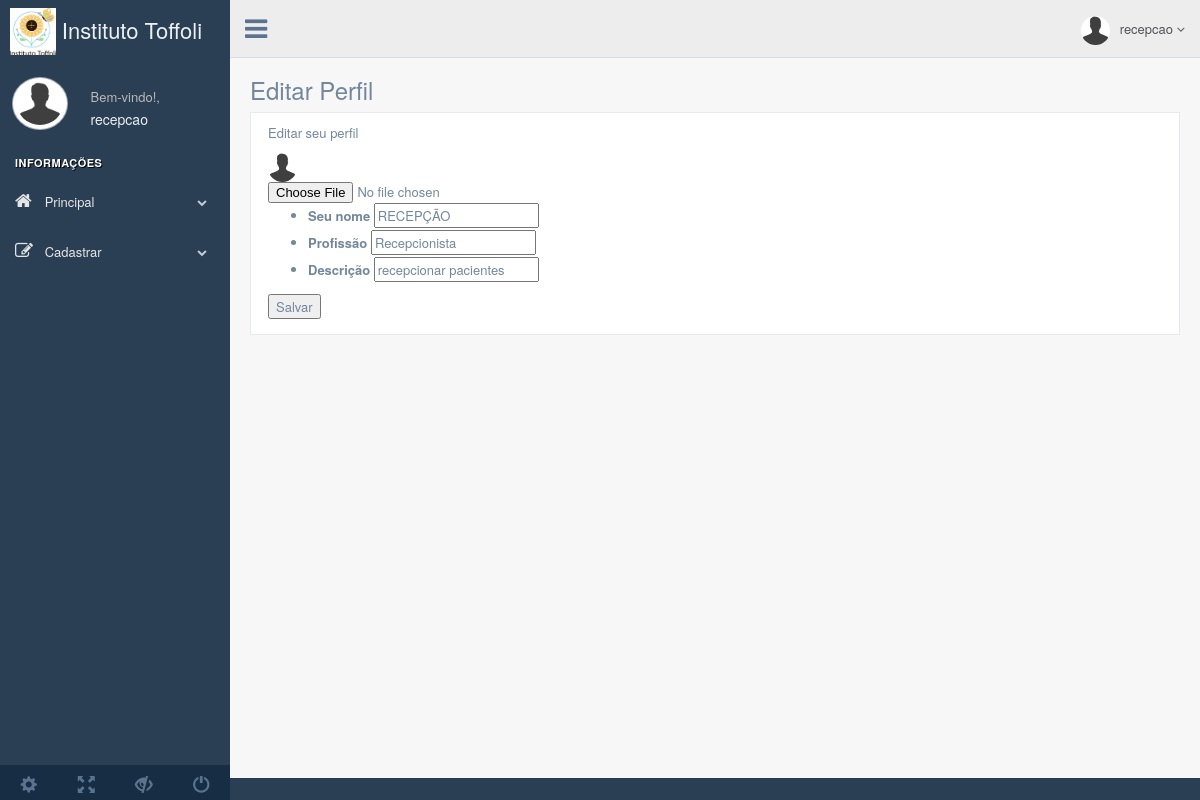
Page /editar_perfil/ (signed in) on the committed database.
### usuarios/models.py (models this page shows, shortened)
class Profile(models.Model):
    user = models.OneToOneField(User, on_delete=models.CASCADE)
    name = models.CharField(default='Nome genérico', max_length=200, null=True)
    title = models.CharField(default = 'Terapeuta', max_length=200, null=True)
    desc_text = 'Terapeuta com consultas'
    desc = models.CharField(default = desc_text, max_length=200, null=True)
    profile_img = models.ImageField(default = 'default-user.png', upload_to= 'images', null=True, blank = True)

### usuarios/views.py (the view)
# urls.py: path('editar_perfil/', views.editar_perfil, name='editar_perfil'),
def editar_perfil(request):
    if request.method == 'POST':
        form = ProfileForm(request.POST, request.FILES, instance=request.user.profile)
        if form.is_valid():
            form.save()
            return redirect('perfil')
    else:
        form = ProfileForm(instance=request.user.profile)
    context = {'form':form}
    return render(request, 'editar_perfil.html', context)

### usuarios/forms.py
class ProfileForm(ModelForm):
    class Meta:
        model = Profile
        fields = '__all__'
        exclude = ['user']
        widgets = {
            'profile_img': FileInput(),
        }

### usuarios/templates/editar_perfil.html (shortened to what this page needs)
{% extends 'componentes/base_site.html' %}
{% block content %}
<div class="right_col" role="main">
    <div class="">
        <div class="page-title">
            <div class="title_left">
                <h3>Editar Perfil</h3>
            </div>
        </div>
        <div class="clearfix"></div>
        <div class="row">
            <div class="col-md-12 col-sm-12 col-xs-12">
                <div class="x_panel">
                    <main class="main-container">
                        <form class = 'container' action="" method="POST" enctype="multipart/form-data">
                            <div class="user-profile">
                                <p class="profile-page-heading">Editar seu perfil</p>
                                <img src="{{user.profile.profile_img.url}}" alt="user-image" width="" srcset="">
                                {{form.profile_img}}
                            </div>
                            <div class="user-content-container user-profile-form-container">
                                <ul>
                                    <li class="name">
                                        <label for="user-name">Seu nome</label>
                                        {{form.name}}
                                    </li>
                                    <li class="title">
                                        <label for="user-title">Profissão</label>
                                        {{form.title}}
                                    </li>
                                    <li class="desc">
                                        <label for="user-desc">Descrição</label>
                                        {{form.desc}}
                                    </li>
                                </ul>
                                <button class="profile-save-button"> Salvar </button>
                            </div>
                        </form>
                </main>
        </div>
    </div>
    {% endblock %}

### app/templates/componentes/sidebar.html (shortened to what this page needs)
{% load static %}
<div class="left_col scroll-view">
  <div class="navbar nav_title" style="border: 0;">
    <a href="{% url 'calendario:calendar' %}" class="site_title">
      <img src="{% static 'images/institutoToffoli-branco.jpeg' %}" alt="Instituto Toffoli Logo" class="img-fluid" style="max-height: 50px;">
    </i> <span>Instituto Toffoli</span></a>
  </div>
  <div class="profile clearfix">
    <div class="profile_pic">
      <img src="{{user.profile.profile_img.url}}" alt="..." class="img-circle profile_img">
    </div>
    <div class="profile_info">
      <span>Bem-vindo!,</span>
      <h2>{{user}}</h2>
    </div>
  </div>
  <br />
  <div id="sidebar-menu" class="main_menu_side hidden-print main_menu">
    <div class="menu_section">
      <h3>Informações</h3>
      <ul class="nav side-menu">
        <li><a><i class="fa fa-home"></i> Principal <span class="fa fa-chevron-down"></span></a>
        </li>
        {% if perms.calendario.add_event and perms.calendario.view_event  %}
        <li><a><i class="fa fa-edit"></i> Cadastrar <span class="fa fa-chevron-down"></span></a>
            {% endif %}
    </div>
  </div>
  <div class="sidebar-footer hidden-small">
    <a data-toggle="tooltip" data-placement="top" title="Settings">
      <span class="glyphicon glyphicon-cog" aria-hidden="true"></span>
    </a>
    <a data-toggle="tooltip" data-placement="top" title="FullScreen">
      <span class="glyphicon glyphicon-fullscreen" aria-hidden="true"></span>
    </a>
    <a data-toggle="tooltip" data-placement="top" title="Lock">
      <span class="glyphicon glyphicon-eye-close" aria-hidden="true"></span>
    </a>
    <a data-toggle="tooltip" data-placement="top" title="Logout" href="{% url 'logout' %}">
      <span class="glyphicon glyphicon-off" aria-hidden="true"></span>
    </a>
  </div>
</div>

### app/templates/componentes/top_navigation.html (shortened to what this page needs)
<div class="nav_menu">
  <nav>
    <div class="nav toggle">
      <a id="menu_toggle"><i class="fa fa-bars"></i></a>
    </div>
    <ul class="nav navbar-nav navbar-right">
      <li class="">
        <a href="javascript:;" class="user-profile dropdown-toggle" data-toggle="dropdown" aria-expanded="false">
          <img src="{{user.profile.profile_img.url}}" alt="profile-icon">{{user}}
          <span class=" fa fa-angle-down"></span>
        </a>
      </li>
    </ul>
  </nav>
</div>

### rows in the picture
Profile: name "RECEPÇÃO", title "Recepcionista", desc "recepcionar pacientes"

### other values in the picture
{{ user }} "recepcao"
